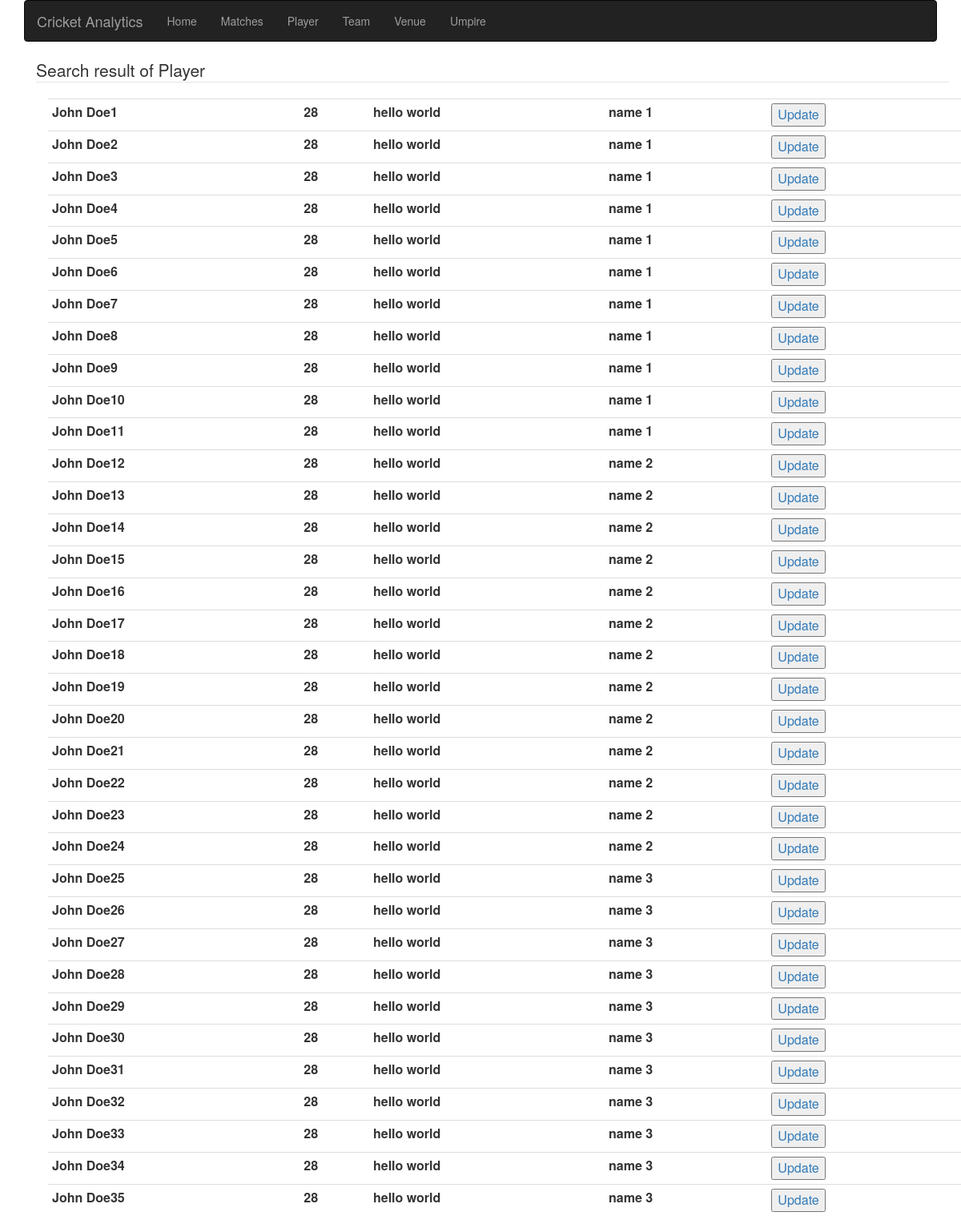
The page /PhpScripts/PlayerSearchResult.php on the database its author committed.
### tables this page shows
CREATE TABLE player_master
(
  player_id INT NOT NULL AUTO_INCREMENT,
  player_name VARCHAR(100) NOT NULL,
  Player_dob DATE NOT NULL,
  team_id_fk INT NOT NULL,
  player_nationality VARCHAR(100) NOT NULL,
  team_id INT NOT NULL,
  PRIMARY KEY (player_id),
  FOREIGN KEY (team_id) REFERENCES team_master(team_id)
);

CREATE TABLE team_master
(
  team_id INT NOT NULL AUTO_INCREMENT,
  team_name VARCHAR(100) NOT NULL UNIQUE,
  team_mascot VARCHAR(100) NOT NULL,
  team_desc VARCHAR(1000) NOT NULL,
  PRIMARY KEY (team_id)
);

### PhpScripts/PlayerSearchResult.php (the view, shortened to what this page needs)
<html>
<head>
    <link rel="stylesheet" href="https://maxcdn.bootstrapcdn.com/bootstrap/3.3.7/css/bootstrap.min.css">
</head>
<body>
    <link rel="stylesheet" href="https://maxcdn.bootstrapcdn.com/bootstrap/3.3.7/css/bootstrap.min.css">
<div>
    <?php include 'navBar.php';?>
    <div class="container">
        <div class="container container-fluid">
            <legend>Search result of Player</legend>
            <div class="container container-fluid">
                <table class="table table-condensed">
                    <?php
                    $servername = "localhost";
                    $username = "root";
                    $password = "mysql";
                    $database = "cricket_analytics";
                    $stext = $_GET['stext'];
                    $conn = new mysqli($servername, $username, $password, $database);
                    $sql = "select player_id,player_name,Player_dob,TIMESTAMPDIFF(YEAR, Player_dob, CURDATE()) as age, player_nationality, tm.team_name as teamName,tm.team_id as team_id    from player_master as pm join team_master tm on pm.team_id_fk = tm.team_id        WHERE pm.player_name LIKE '%$stext%';";
                    $result = $conn->query($sql);
                    if($result){
                        while($row = $result->fetch_assoc()) {
                            echo "<tr>";
                            echo "<td><b>$row[player_name]</b></td>";
                            echo "<td><b>$row[age]</b></td>";
                            echo "<td><b>$row[player_nationality]</b></td>";
                            echo "<td><b>$row[teamName]</b></td>";
                            echo "<td><a href='updatePlayer.php?id=$row[player_id]&teamname=$row[teamName]&dob=$row[Player_dob]&nationality=$row[player_nationality]&name=$row[player_name]'><button>Update</button></a></td></tr>";
                        }
                    };
                    ?>
                </table>
            </div>
        </div>
    </div>
</div>
</body>
</html>

### PhpScripts/navBar.php (shortened to what this page needs)
<div class="container">
    <nav class="navbar navbar-inverse">
        <div class="container-fluid">
            <div class="navbar-header">
                <a class="navbar-brand" href="home.php">Cricket Analytics</a>
            </div>
            <ul class="nav navbar-nav">
                <li ><a href="#">Home</a></li>
                <li><a href="ViewMatch.php">Matches</a></li>
                <li><a href="ViewPlayer.php">Player</a></li>
                <li><a href="viewAllTeams.php">Team</a></li>
                <li><a href="viewVenue.php">Venue</a></li>
                <li><a href="#">Umpire</a></li>
            </ul>
        </div>
    </nav>
</div>
<link rel="stylesheet" href="https://maxcdn.bootstrapcdn.com/bootstrap/3.3.7/css/bootstrap.min.css">

### rows shown on the page
player_master: player_name "John Doe1", row "28", player_nationality "hello world", team_master.team_name "name 1"
player_master: player_name "John Doe2", row "28", player_nationality "hello world", team_master.team_name "name 1"
player_master: player_name "John Doe3", row "28", player_nationality "hello world", team_master.team_name "name 1"
player_master: player_name "John Doe4", row "28", player_nationality "hello world", team_master.team_name "name 1"
player_master: player_name "John Doe5", row "28", player_nationality "hello world", team_master.team_name "name 1"
player_master: player_name "John Doe6", row "28", player_nationality "hello world", team_master.team_name "name 1"
player_master: player_name "John Doe7", row "28", player_nationality "hello world", team_master.team_name "name 1"
player_master: player_name "John Doe8", row "28", player_nationality "hello world", team_master.team_name "name 1"
player_master: player_name "John Doe9", row "28", player_nationality "hello world", team_master.team_name "name 1"
player_master: player_name "John Doe10", row "28", player_nationality "hello world", team_master.team_name "name 1"
player_master: player_name "John Doe11", row "28", player_nationality "hello world", team_master.team_name "name 1"
player_master: player_name "John Doe12", row "28", player_nationality "hello world", team_master.team_name "name 2"
player_master: player_name "John Doe13", row "28", player_nationality "hello world", team_master.team_name "name 2"
player_master: player_name "John Doe14", row "28", player_nationality "hello world", team_master.team_name "name 2"
player_master: player_name "John Doe15", row "28", player_nationality "hello world", team_master.team_name "name 2"
player_master: player_name "John Doe16", row "28", player_nationality "hello world", team_master.team_name "name 2"
player_master: player_name "John Doe17", row "28", player_nationality "hello world", team_master.team_name "name 2"
player_master: player_name "John Doe18", row "28", player_nationality "hello world", team_master.team_name "name 2"
player_master: player_name "John Doe19", row "28", player_nationality "hello world", team_master.team_name "name 2"
player_master: player_name "John Doe20", row "28", player_nationality "hello world", team_master.team_name "name 2"
player_master: player_name "John Doe21", row "28", player_nationality "hello world", team_master.team_name "name 2"
player_master: player_name "John Doe22", row "28", player_nationality "hello world", team_master.team_name "name 2"
player_master: player_name "John Doe23", row "28", player_nationality "hello world", team_master.team_name "name 2"
player_master: player_name "John Doe24", row "28", player_nationality "hello world", team_master.team_name "name 2"
player_master: player_name "John Doe25", row "28", player_nationality "hello world", team_master.team_name "name 3"
player_master: player_name "John Doe26", row "28", player_nationality "hello world", team_master.team_name "name 3"
player_master: player_name "John Doe27", row "28", player_nationality "hello world", team_master.team_name "name 3"
player_master: player_name "John Doe28", row "28", player_nationality "hello world", team_master.team_name "name 3"
player_master: player_name "John Doe29", row "28", player_nationality "hello world", team_master.team_name "name 3"
player_master: player_name "John Doe30", row "28", player_nationality "hello world", team_master.team_name "name 3"
player_master: player_name "John Doe31", row "28", player_nationality "hello world", team_master.team_name "name 3"
player_master: player_name "John Doe32", row "28", player_nationality "hello world", team_master.team_name "name 3"
player_master: player_name "John Doe33", row "28", player_nationality "hello world", team_master.team_name "name 3"
player_master: player_name "John Doe34", row "28", player_nationality "hello world", team_master.team_name "name 3"
player_master: player_name "John Doe35", row "28", player_nationality "hello world", team_master.team_name "name 3"
